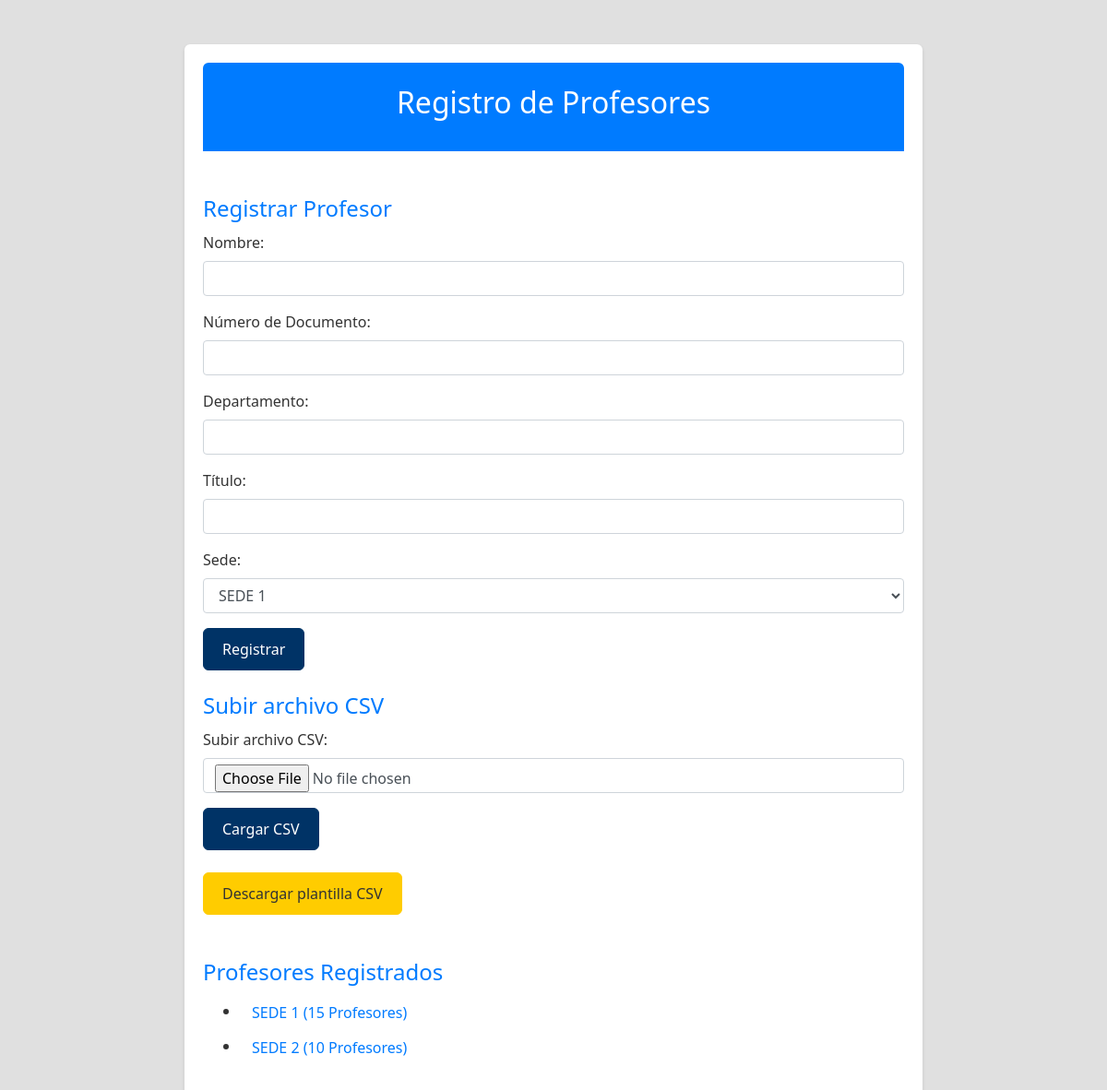
Page /registro_profesor on the earlier database version.
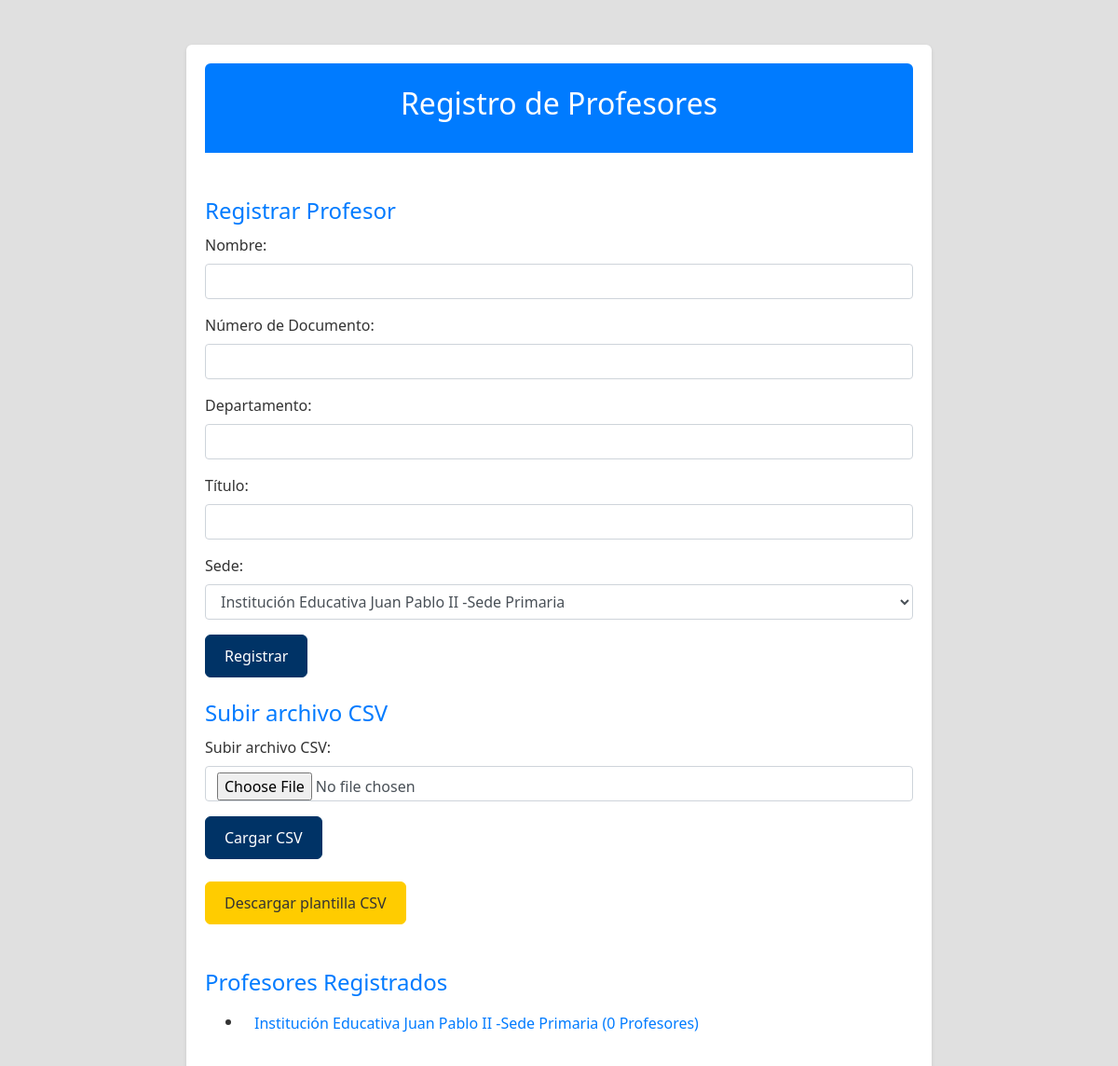
Same page on the later database version.
### app.py (models this page shows)
class Sede(db.Model):
    id = db.Column(db.Integer, primary_key=True)
    nombre = db.Column(db.String(100), nullable=False)
    direccion = db.Column(db.String(200), nullable=False)

### app.py (the view, shortened to what this page needs)
@app.route('/registro_profesor', methods=['GET', 'POST'])
def registro_profesor():
    sedes = Sede.query.all()
    for sede in sedes:
        sede.profesores = Profesor.query.filter_by(sede_id=sede.id).order_by(Profesor.numero_documento).all()
    return render_template('registro_profesor.html', sedes=sedes)

### app.py (called while the page is built)
@app.context_processor
def utility_processor():
    def enumerar(iterable, start=0):
        return enumerate(iterable, start)
    return dict(enumerar=enumerar)

### templates/registro_profesor.html (shortened to what this page needs)
<!DOCTYPE html>
<html lang="en">
<head>
    <link rel="stylesheet" href="https://stackpath.bootstrapcdn.com/bootstrap/4.3.1/css/bootstrap.min.css">
    <link rel="stylesheet" href="{{ url_for('static', filename='styles.css') }}">
</head>
<body>
    <div class="container mt-5">
        <header class="text-center bg-primary text-white py-4" style="border-radius: 6px 6px 0 0;">
            <h1>Registro de Profesores</h1>
        </header>
        <div class="mt-5">
            <form method="post" enctype="multipart/form-data" class="mb-4">
                <h2 class="text-primary">Registrar Profesor</h2>
                <div class="form-group">
                    <label for="nombre">Nombre:</label>
                    <input type="text" id="nombre" name="nombre" class="form-control mb-2" required>
                </div>
                <div class="form-group">
                    <label for="numero_documento">Número de Documento:</label>
                    <input type="text" id="numero_documento" name="numero_documento" class="form-control mb-2" required>
                </div>
                <div class="form-group">
                    <label for="departamento">Departamento:</label>
                    <input type="text" id="departamento" name="departamento" class="form-control mb-2" required>
                </div>
                <div class="form-group">
                    <label for="titulo">Título:</label>
                    <input type="text" id="titulo" name="titulo" class="form-control mb-2" required>
                </div>
                <div class="form-group">
                    <label for="sede_id">Sede:</label>
                    <select id="sede_id" name="sede_id" class="form-control mb-2" required>
                        {% for sede in sedes %}
                        <option value="{{ sede.id }}">{{ sede.nombre }}</option>
                        {% endfor %}
                    </select>
                </div>
                <button type="submit" class="btn btn-primary">Registrar</button>
            </form>
            <form method="post" enctype="multipart/form-data" class="mb-4">
                <h2 class="text-primary">Subir archivo CSV</h2>
                <div class="form-group">
                    <label for="file">Subir archivo CSV:</label>
                    <input type="file" id="file" name="file" class="form-control mb-2" accept=".csv" required>
                </div>
                <button type="submit" class="btn btn-primary">Cargar CSV</button>
            </form>
            <p><a href="{{ url_for('descargar_plantilla_profesor') }}" class="btn btn-secondary">Descargar plantilla
                    CSV</a></p>
            <h2 class="text-primary mt-5">Profesores Registrados</h2>
            <ul>
                {% for sede in sedes %}
                <li>
                    <a href="javascript:void(0);" onclick="toggleProfesores('{{ sede.id }}')" class="btn btn-link">
                        {{ sede.nombre }} ({{ sede.profesores|length }} Profesores)
                    </a>
                </li>
                {% endfor %}
            </ul>
        </div>
    </div>
</body>
</html>

Differences in the rows shown:
removed Sede: nombre "SEDE 2", profesores|length "10"
changed Sede: nombre "SEDE 1" → "Institución Educativa Juan Pablo II -Sede Primaria"; profesores|length "15" → "0"
Other differences:
form field sede_id: "SEDE 1" → "Institución Educativa Juan Pablo II -Sede Primaria"
